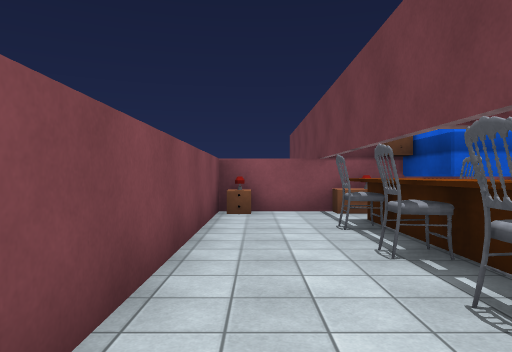
View 1 (above)

16 first-person views from a walk through a 3-D level made in the Unity game engine. The camera is 1.5 m above the floor, looks level and sees 70° across. The floor is counted in squares, 1.8 m on a side. Each view is taken from the middle of a square. On the plan, view 1 faces up. The plan holds only what a view shows up to about 12 squares ahead; the rest is blank. The place goes on beyond the plan. The player character is not drawn. Some animated figures are left out. Some surface patterns are stand-ins.

View 2
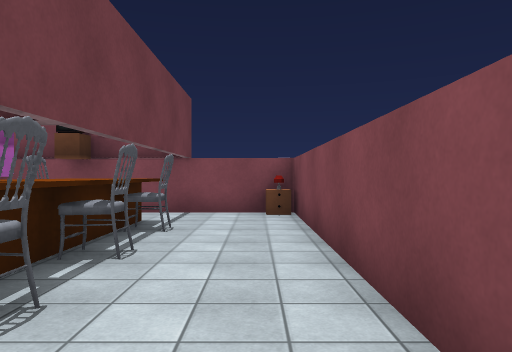

View 3
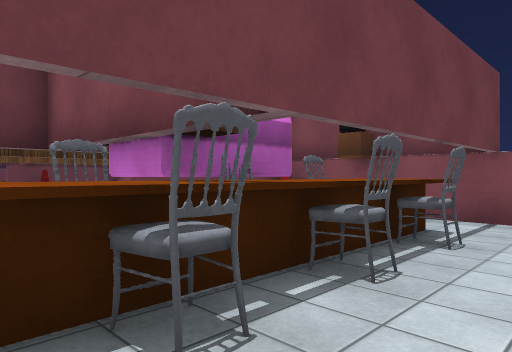

View 4
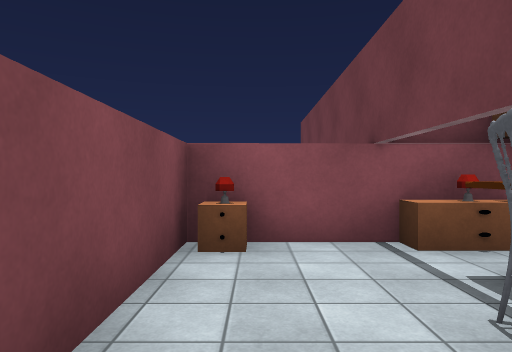

View 5
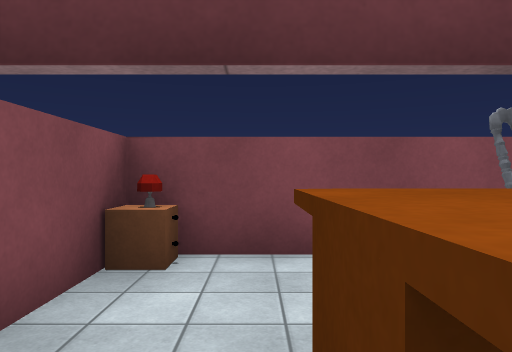

View 6
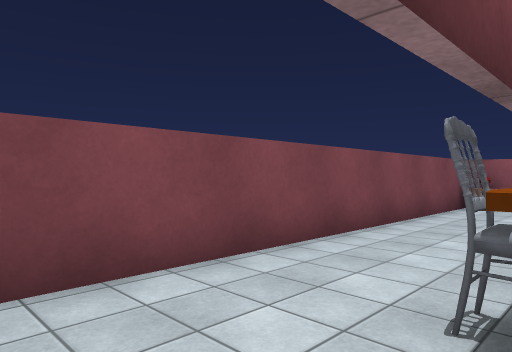

View 7
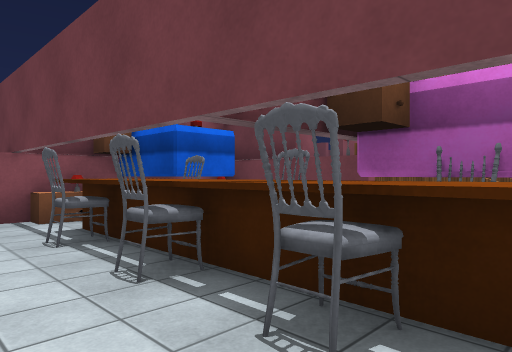

View 8
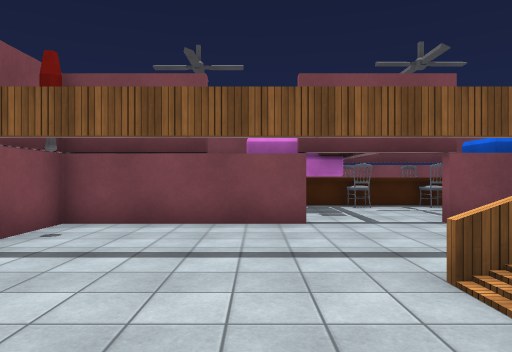

View 9
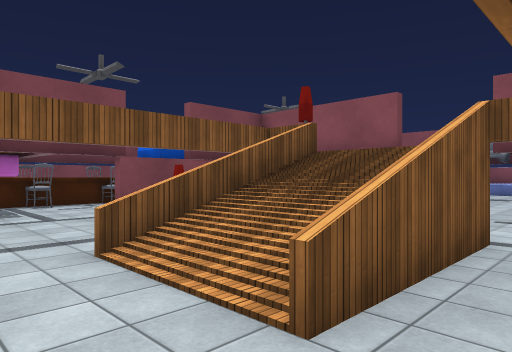

View 10
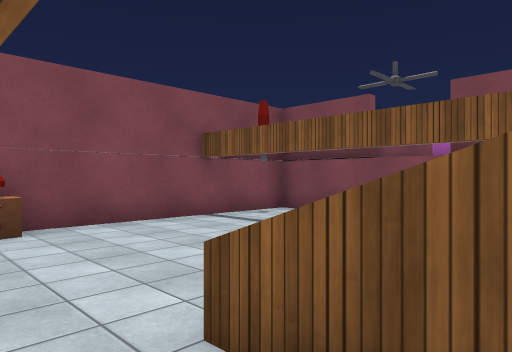

View 11
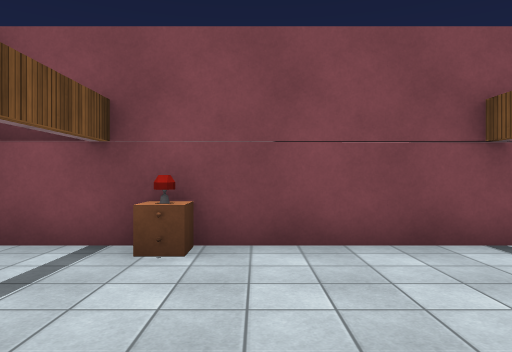

View 12
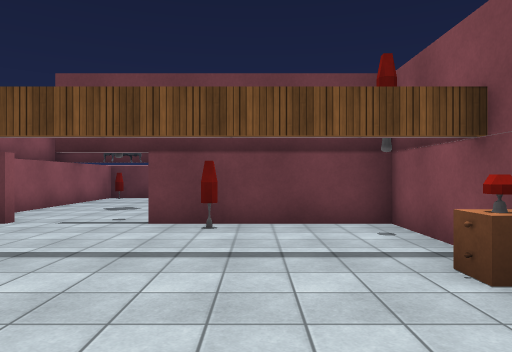

View 13
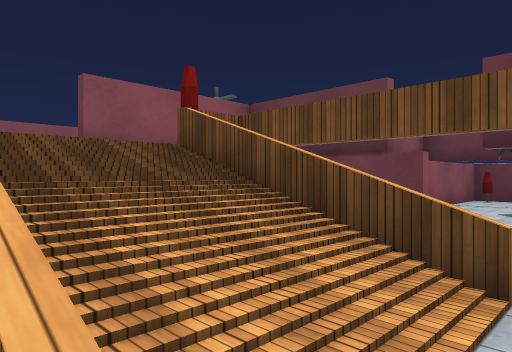

View 14
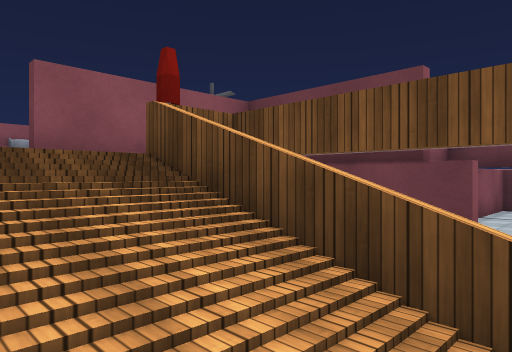

View 15
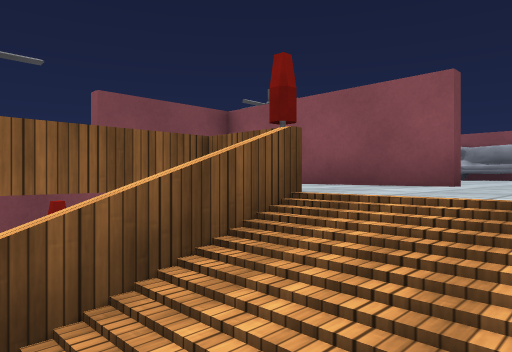

View 16
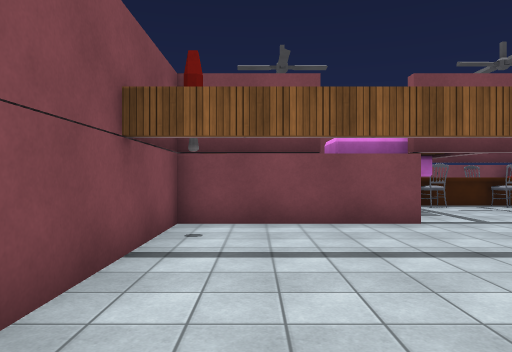

### Floor plan
Key: @ floor where view 1 was taken; # wall or solid block; . floor; / step, stairs or slope; = window, fence, low wall or low ledge; B bed; L lamp; O other object.
Columns run from 1 left of view 1 to 24 right of it. Each row starts with its distance up from view 1.
 11            ..
 10            ..
  9 #### O#     .
  8 #BL#B# #   ..
  7 #..#O# #   ...
  6 #.O#O  #   #//.   ########
  5 #..==  ##  =//.       ..L#
  4 #.O#O  ..  =//..       ..#
  3 #..=#O... .=//=. ..
  2 #.O### .. ...... ..
  1 #..##O #  ...... #
  0 #@O##  #  ...... #
 -1 #....  #  ...... #
 -2 #B.....  ....BL. #
 -3 #################

Positions as (right, up) in squares from view 1, and headings:
1: (0, 0), facing up
2: (0, 6), facing down
3: (0, 5), facing down-right
4: (0, 4), facing up
5: (3, -1), facing left
6: (2, -2), facing up-left
7: (0, 1), facing up-right
8: (13, 1), facing left
9: (14, 1), facing up-left
10: (14, 4), facing down-left
11: (12, 2), facing down
12: (10, 0), facing right
13: (10, 2), facing up-right
14: (11, 3), facing up-right
15: (12, 4), facing up-left
16: (13, -1), facing left
